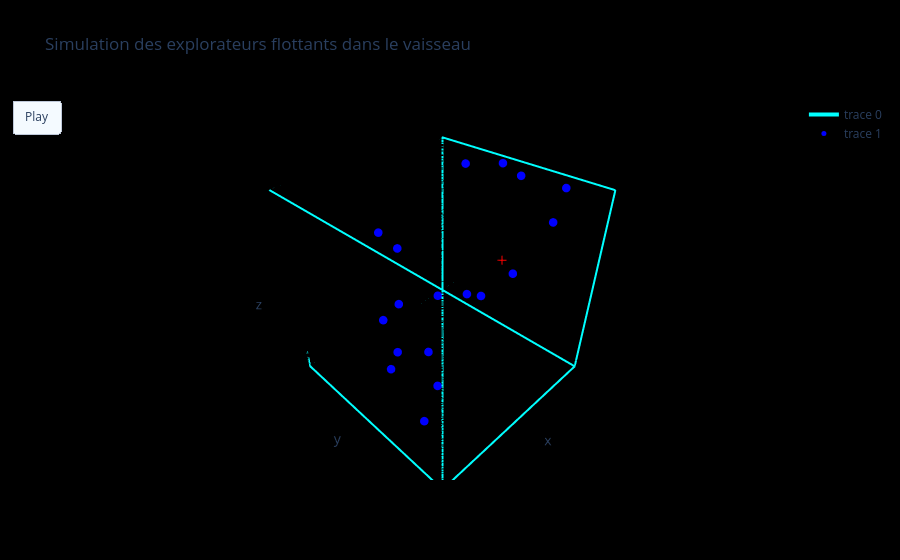

The code cell stored with this chart in its notebook:
### Code cell
#Première modélisation 3D avec Plotly

frames_data = []
dt = 0.1  
nb_frames = 200
for frame in range(nb_frames):
    update_explorateurs(explorateurs, dt)
    x = [e[1][0] for e in explorateurs]
    y = [e[1][1] for e in explorateurs]
    z = [e[1][2] for e in explorateurs]
    infect = [e[3] for e in explorateurs]
    frames_data.append((x, y, z, infect))

x_cage = [-1, 1, 1, -1, -1, -1, 1, 1, -1, -1, 1, 1, 1, 1, -1, -1]
y_cage = [-1, -1, 1, 1, -1, -1, -1, 1, 1, -1, -1, -1, 1, 1, 1, 1]
z_cage = [-1, -1, -1, -1, -1, 1, 1, 1, 1, 1, 1, -1, -1, 1, 1, -1]

x_cage = [x * zone_limite for x in x_cage]
y_cage = [y * zone_limite for y in y_cage]
z_cage = [z * zone_limite for z in z_cage]


couleurs_initiales = ['red' if est_infecte else 'blue' for est_infecte in frames_data[0][3]]
symbol_initiaux=['cross' if est_infecte else 'circle' for est_infecte in frames_data[0][3]]

fig = go.Figure(
    data=[
        go.Scatter3d(
            x=x_cage, y=y_cage, z=z_cage, 
            mode='lines', 
            line=dict(color='cyan', width=4)),

        go.Scatter3d(
            x=frames_data[0][0], 
            y=frames_data[0][1], 
            z=frames_data[0][2], 
            mode='markers', 
            marker=dict(size=5, color=couleurs_initiales, symbol=symbol_initiaux))]
)

#Pour chaque frame, on met à jour les positions et les couleurs des points en fonction de l'état d'infection des explorateurs.
frames_tempo = []

for frame in frames_data:
    couleurs = ['red' if est_infecte else 'blue' for est_infecte in frame[3]]
    symbol = ['cross' if est_infecte else 'circle' for est_infecte in frame[3]]
    frames_tempo.append(
    go.Frame(data=[go.Scatter3d(x=x_cage, y=y_cage, z=z_cage, mode='lines', line=dict(color='cyan', width=4)),
                    go.Scatter3d(x=frame[0], y=frame[1], z=frame[2], marker=dict(size=5, color=couleurs, symbol=symbol))
                   ])
)

fig.frames = frames_tempo

no_axis = dict(
    showbackground=False,
    showticklabels=False,
    showgrid=False,
    showline=False,
    zeroline=False
)

fig.update_layout(
    title='Simulation des explorateurs flottants dans le vaisseau',
    paper_bgcolor='black',
    scene=dict(
        xaxis=dict(**no_axis, range=[-zone_limite, zone_limite]),
        yaxis=dict(**no_axis, range=[-zone_limite, zone_limite]),
        zaxis=dict(**no_axis, range=[-zone_limite, zone_limite]),
        aspectmode='cube'
    ),
    updatemenus=[dict(
        type='buttons',
        buttons=[dict(label='Play', method='animate', args=[None, {'frame': {'duration': 50, 'redraw': True}, 'fromcurrent': True}])]
    )]
)

fig.show()

### Figure 1 — Plotly figure (JSON) as saved in the notebook; plotly's stock layout.template omitted (floating-point values rounded to 4 significant figures)
{"data": [{"line": {"color": "cyan", "width": 4}, "mode": "lines", "type": "scatter3d", "x": [-100, 100, 100, -100, -100, -100, 100, 100, -100, -100, 100, 100, 100, 100, -100, -100], "y": [-100, -100, 100, 100, -100, -100, -100, 100, 100, -100, -100, -100, 100, 100, 100, 100], "z": [-100, -100, -100, -100, -100, 100, 100, 100, 100, 100, 100, -100, -100, 100, 100, -100]}, {"marker": {"color": ["blue", "blue", "blue", "blue", "red", "blue", "blue", "blue", "blue", "blue", "blue", "blue", "blue", "blue", "blue", "blue", "blue", "blue", "blue", "blue"], "size": 5, "symbol": ["circle", "circle", "circle", "circle", "cross", "circle", "circle", "circle", "circle", "circle", "circle", "circle", "circle", "circle", "circle", "circle", "circle", "circle", "circle", "circle"]}, "mode": "markers", "type": "scatter3d", "x": [-98.69, -68.63, 83.71, 24.72, 42.93, 86.22, -39.69, -100, 57.63, 75.59, -76.67, -98.9, -80.1, 23.85, 42.21, 5.4, 86.67, 96.39, 83.05, 87.24], "y": [-15.85, 65.8, 32.85, 52.33, 97.41, 64.85, -47.25, 8.27, -13.8, 10.25, 22.24, -64.74, 66.48, -102.4, 81.18, -15.89, 44.77, 35.17, 37.74, 82.1], "z": [93.58, 69.85, -2.6, 34.6, 93.94, -56.97, -51.15, -23.98, -73.07, 93.49, 97.4, 80.65, 97.93, 40.62, 56.57, -85.95, 99.08, 38.93, 47.82, -1.26]}], "layout": {"paper_bgcolor": "black", "scene": {"aspectmode": "cube", "xaxis": {"range": [-100, 100], "showbackground": false, "showgrid": false, "showline": false, "showticklabels": false, "zeroline": false}, "yaxis": {"range": [-100, 100], "showbackground": false, "showgrid": false, "showline": false, "showticklabels": false, "zeroline": false}, "zaxis": {"range": [-100, 100], "showbackground": false, "showgrid": false, "showline": false, "showticklabels": false, "zeroline": false}}, "title": {"text": "Simulation des explorateurs flottants dans le vaisseau"}, "updatemenus": [{"buttons": [{"args": [null, {"frame": {"duration": 50, "redraw": true}, "fromcurrent": true}], "label": "Play", "method": "animate"}], "type": "buttons"}]}}
